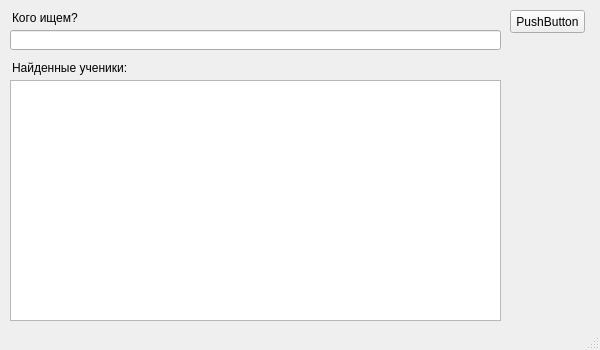
<?xml version="1.0" encoding="UTF-8"?>
<ui version="4.0">
 <class>MainWindow</class>
 <widget class="QMainWindow" name="MainWindow">
  <property name="geometry">
   <rect>
    <x>0</x>
    <y>0</y>
    <width>600</width>
    <height>350</height>
   </rect>
  </property>
  <property name="windowTitle">
   <string>MainWindow</string>
  </property>
  <widget class="QWidget" name="centralwidget">
   <widget class="QLineEdit" name="lineEdit">
    <property name="geometry">
     <rect>
      <x>10</x>
      <y>30</y>
      <width>491</width>
      <height>20</height>
     </rect>
    </property>
   </widget>
   <widget class="QPushButton" name="pushButton">
    <property name="geometry">
     <rect>
      <x>510</x>
      <y>10</y>
      <width>75</width>
      <height>23</height>
     </rect>
    </property>
    <property name="text">
     <string>PushButton</string>
    </property>
   </widget>
   <widget class="QListWidget" name="listWidget">
    <property name="geometry">
     <rect>
      <x>10</x>
      <y>80</y>
      <width>491</width>
      <height>241</height>
     </rect>
    </property>
   </widget>
   <widget class="QLabel" name="label">
    <property name="geometry">
     <rect>
      <x>12</x>
      <y>10</y>
      <width>480</width>
      <height>16</height>
     </rect>
    </property>
    <property name="text">
     <string>Кого ищем?</string>
    </property>
   </widget>
   <widget class="QLabel" name="label_2">
    <property name="geometry">
     <rect>
      <x>12</x>
      <y>60</y>
      <width>491</width>
      <height>16</height>
     </rect>
    </property>
    <property name="text">
     <string>Найденные ученики:</string>
    </property>
   </widget>
  </widget>
  <widget class="QMenuBar" name="menubar">
   <property name="geometry">
    <rect>
     <x>0</x>
     <y>0</y>
     <width>600</width>
     <height>21</height>
    </rect>
   </property>
  </widget>
  <widget class="QStatusBar" name="statusbar"/>
 </widget>
 <resources/>
 <connections/>
</ui>
